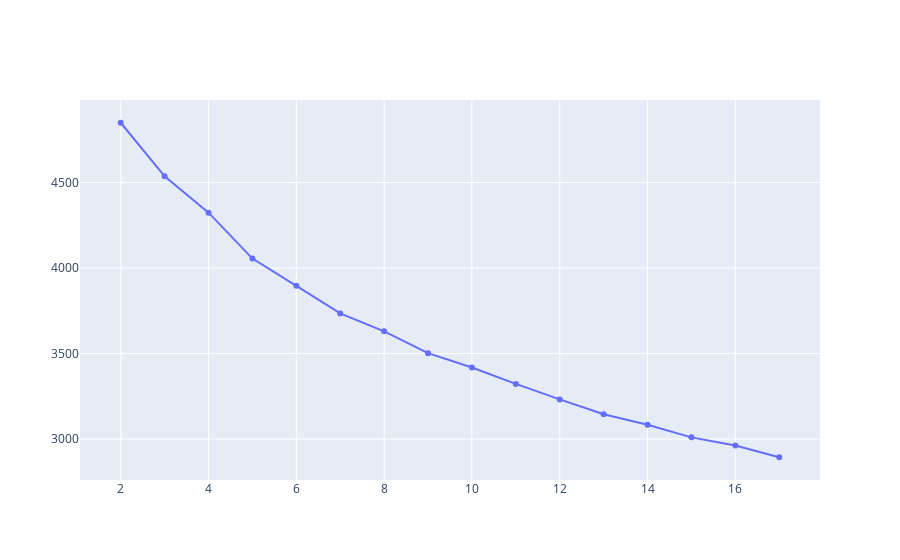

The notebook cell saved with this chart:
### Code cell
##################################################################  # Should we standardadize the data or should
#### First we need to convert dataset to the one-hot encoding ####  # we just use the standardized dataframe
##################################################################
from sklearn.cluster import KMeans

# Setting the objects to category
test_data_arm0 = test_set_beforedummy_arm0.copy()
for j in test_data_arm0.select_dtypes("object"):
    test_data_arm0[j] = test_data_arm0[j].astype("category")

model_outputs = pd.DataFrame(columns = ['Number of clusters', 'F1 score', 'Silhouette score'])

#Elbow method to choose the optimal number of clusters
SSE = {}

for i in tqdm(range(2, 18)):
    try:
        kmeans = KMeans(n_clusters= i, random_state = 100).fit(train_set_afterdummy_arm0)
        SSE[i] = kmeans.inertia_

        # Predicted Clusters using test set
        kmeans_arm0_test = KMeans(n_clusters= i, random_state = 100).fit(test_set_afterdummy_arm0)

        # kmeans labels for test set
        kmeans_arm0_labels = kmeans_arm0_test.labels_  # kmeans.labels_ gives the cluster label for each observation (row) 
        
        # F1_score 
        clf_kmeans = LGBMClassifier(colsample_by_tree = 0.8)
        cv_scores_kmeans_test_arm0 = cross_val_score(clf_kmeans, test_data_arm0, kmeans_arm0_labels, scoring = "f1_weighted")
        print(f'CV F1 score for {i}-prototypes clusters is {np.mean(cv_scores_kmeans_test_arm0)}')
        
        # Silhouette score
        ss = metrics.silhouette_score(test_set_afterdummy_arm0, kmeans_arm0_labels, metric='euclidean')
        print(ss)

        # Create a dataframe to store the F1_scores for all the different clusters
        model_outputs = model_outputs.append(pd.DataFrame({'Number of clusters': i, 
                                                           'F1 score': np.mean(cv_scores_kmeans_test_arm0),
                                                            'Silhouette score': ss},
                                                               index = [0]),
                                                                 ignore_index = True)
    except:
        print(f"Can't cluster with {i} clusters")

# Construct an elbow plot to find the optimal number for K
fig = go.Figure(data=go.Scatter(x=list(SSE.keys()), y=list(SSE.values())))
fig.show()

### Figure 1 — Plotly figure (JSON) as saved in the notebook; plotly's stock layout.template omitted (floating-point values rounded to 4 significant figures)
{"data": [{"type": "scatter", "x": [2, 3, 4, 5, 6, 7, 8, 9, 10, 11, 12, 13, 14, 15, 16, 17], "y": [4850.0, 4537.0, 4324.0, 4056.0, 3896.0, 3735.0, 3630.0, 3502.0, 3418.0, 3323.0, 3232.0, 3145.0, 3084.0, 3010.0, 2962.0, 2894.0]}], "layout": {}}
